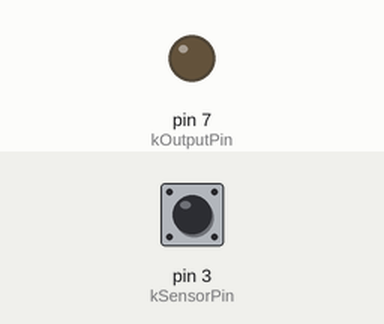
Recording of a sketch running on a simulated Arduino Nano, built with avr-gcc and run on an emulated ATmega328P. Shown: output pins drawn as LEDs (lit = HIGH). Dashed ring = blinking. The test bench sets the inputs (shaded band); at power-on: pin 3 (kSensorPin) HIGH.

Above: at 1.2 s.
1.3 s: pin 3 (kSensorPin) pulsed LOW 5 times (0.12 s each, 0.3 s apart)
At 2.24 s:
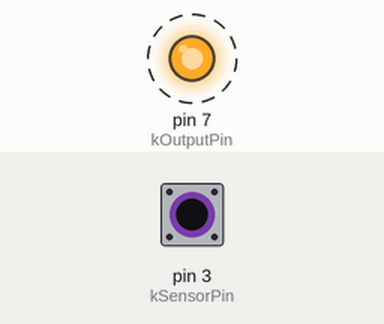
Timing chart, 0 to 5.0 s (numbered marks = the images above; inputs shaded):
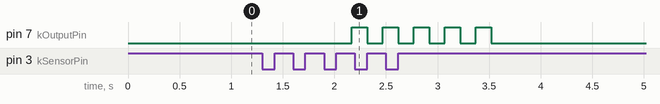

The sketch:

speed.ino
```cpp
// Repair a speedometer signal with one missing magnet out of eight.
// Target: 16 MHz Arduino Nano V3 / ATmega328P compatible clone.
//
// D3 must receive clean active-high pulses from the external Schmitt trigger.
// D7 must drive the speedometer through an electrically suitable interface.

#include <Arduino.h>
#include <util/atomic.h>

#include "SpeedEstimator.h"

namespace {

constexpr uint8_t kSensorPin = 3;
constexpr uint8_t kOutputPin = 7;
constexpr uint32_t kSignalTimeoutUs = 1000000UL;
constexpr uint8_t kIdleLevel = LOW;

// ISR-owned input state. The foreground loop copies it atomically.
volatile bool gHaveInputEdge = false;
volatile bool gNewGap = false;
volatile uint32_t gLastInputEdgeUs = 0;
volatile uint32_t gLatestGapUs = 0;

speedometer::SpeedEstimator gEstimator;
speedometer::OutputFrequencyLimiter gOutputFrequencyLimiter;

bool gOutputRunning = false;
bool gOutputHigh = false;
uint32_t gHalfPeriodUs = 0;
uint32_t gNextToggleUs = 0;

void stopOutput()
{
    gOutputRunning = false;
    gOutputHigh = false;
    digitalWrite(kOutputPin, kIdleLevel);
}

void startOrUpdateOutput(const uint32_t targetPeriodUs,
                         const uint32_t nowUs)
{
    const uint32_t limitedPeriodUs =
        gOutputFrequencyLimiter.update(targetPeriodUs, nowUs);
    const uint32_t halfPeriodUs = limitedPeriodUs / 2U;
    if (halfPeriodUs == 0) {
        stopOutput();
        return;
    }

    gHalfPeriodUs = halfPeriodUs;
    if (!gOutputRunning) {
        gOutputHigh = false;
        digitalWrite(kOutputPin, kIdleLevel);
        gNextToggleUs = micros() + gHalfPeriodUs;
        gOutputRunning = true;
    }
}

void updateOutput(const uint32_t nowUs)
{
    if (!gOutputRunning ||
        static_cast<int32_t>(nowUs - gNextToggleUs) < 0) {
        return;
    }

    // Normally one step is due. Accounting for more than one avoids a burst of
    // late transitions if an interrupt briefly delayed loop().
    const uint32_t steps =
        static_cast<uint32_t>(nowUs - gNextToggleUs) / gHalfPeriodUs + 1U;
    gNextToggleUs += steps * gHalfPeriodUs;
    if ((steps & 1U) != 0U) {
        gOutputHigh = !gOutputHigh;
        digitalWrite(kOutputPin, gOutputHigh ? HIGH : LOW);
    }
}

void resetAfterTimeout()
{
    ATOMIC_BLOCK(ATOMIC_RESTORESTATE)
    {
        gHaveInputEdge = false;
        gNewGap = false;
    }
    gEstimator.reset();
    gOutputFrequencyLimiter.reset();
    stopOutput();
}

void onSensorRising()
{
    // Guard: accept only the rising edges that start the observed high pulses.
    // The missing eighth pulse therefore appears as one 2T rising-edge gap.
    if (!(PIND & _BV(PIND3))) return;

    const uint32_t nowUs = micros();
    if (!gHaveInputEdge) {
        gLastInputEdgeUs = nowUs;
        gHaveInputEdge = true;
        return;
    }

    const uint32_t gapUs = nowUs - gLastInputEdgeUs;
    if (gapUs <= speedometer::SpeedEstimator::kMinimumGapUs) {
        return;
    }

    gLastInputEdgeUs = nowUs;
    gLatestGapUs = gapUs;
    gNewGap = true;
}

}  // namespace

void setup()
{
    pinMode(kOutputPin, OUTPUT);
    // The conditioned waveform is actively driven and idles LOW.
    pinMode(kSensorPin, INPUT);
    digitalWrite(kOutputPin, kIdleLevel);
    attachInterrupt(digitalPinToInterrupt(kSensorPin), onSensorRising, RISING);
}

void loop()
{
    bool haveInputEdge = false;
    bool haveNewGap = false;
    uint32_t lastInputEdgeUs = 0;
    uint32_t gapUs = 0;

    ATOMIC_BLOCK(ATOMIC_RESTORESTATE)
    {
        haveInputEdge = gHaveInputEdge;
        lastInputEdgeUs = gLastInputEdgeUs;
        haveNewGap = gNewGap;
        if (haveNewGap) {
            gapUs = gLatestGapUs;
            gNewGap = false;
        }
    }

    const uint32_t nowUs = micros();

    if (haveNewGap) {
        gEstimator.addGap(gapUs);
        if (gEstimator.ready()) {
            startOrUpdateOutput(gEstimator.periodUs(), nowUs);
        } else {
            // Keep the previous trusted frequency for reacquisition, but do
            // not let rejected time create permission for a large jump.
            gOutputFrequencyLimiter.hold(nowUs);
            stopOutput();
        }
    }

    if (haveInputEdge &&
        static_cast<uint32_t>(nowUs - lastInputEdgeUs) >= kSignalTimeoutUs) {
        resetAfterTimeout();
        return;
    }

    updateOutput(nowUs);
}
```

SpeedEstimator.h
```cpp
#ifndef SPEED_ESTIMATOR_H
#define SPEED_ESTIMATOR_H

#include <stdint.h>

namespace speedometer {

enum class GapResult : uint8_t {
    Candidate,
    Normal,
    OneMissing,
    Rejected
};

// Learns one normal sensor period and ignores a gap caused by one missing
// magnet. This intentionally handles only T and 2T gaps.
class SpeedEstimator {
public:
    static constexpr uint32_t kMinimumGapUs = 2500UL;
    static constexpr uint8_t kTolerancePercent = 20;

    SpeedEstimator() { reset(); }

    void reset()
    {
        haveCandidate_ = false;
        ready_ = false;
        candidateUs_ = 0;
        periodUs_ = 0;
    }

    GapResult addGap(const uint32_t gapUs)
    {
        if (gapUs <= kMinimumGapUs) {
            return GapResult::Rejected;
        }

        if (!ready_) {
            return acquire(gapUs);
        }

        if (near(gapUs, periodUs_)) {
            // Small IIR filter: follow real speed changes without copying every
            // few-microsecond edge variation to the output.
            if (gapUs >= periodUs_) {
                periodUs_ += (gapUs - periodUs_ + 2U) / 4U;
            } else {
                periodUs_ -= (periodUs_ - gapUs + 2U) / 4U;
            }
            return GapResult::Normal;
        }

        if (nearDouble(gapUs, periodUs_)) {
            // One magnet is missing. Keep the learned normal period; the output
            // generator continues through this doubled input gap.
            return GapResult::OneMissing;
        }

        // The signal no longer resembles T or 2T. Stop trusting the old speed
        // and use this gap as the first sample for reacquisition.
        ready_ = false;
        candidateUs_ = gapUs;
        haveCandidate_ = true;
        return GapResult::Rejected;
    }

    bool ready() const { return ready_; }
    uint32_t periodUs() const { return periodUs_; }

private:
    bool haveCandidate_;
    bool ready_;
    uint32_t candidateUs_;
    uint32_t periodUs_;

    static uint32_t difference(const uint32_t left, const uint32_t right)
    {
        return left >= right ? left - right : right - left;
    }

    static bool near(const uint32_t value, const uint32_t expected)
    {
        if (expected == 0) {
            return false;
        }
        return static_cast<uint64_t>(difference(value, expected)) * 100ULL <=
               static_cast<uint64_t>(expected) * kTolerancePercent;
    }

    static bool nearDouble(const uint32_t value, const uint32_t base)
    {
        const uint64_t expected = static_cast<uint64_t>(base) * 2ULL;
        const uint64_t difference =
            value >= expected ? static_cast<uint64_t>(value) - expected
                              : expected - value;
        return expected != 0 &&
               difference * 100ULL <= expected * kTolerancePercent;
    }

    GapResult acquire(const uint32_t gapUs)
    {
        if (!haveCandidate_) {
            candidateUs_ = gapUs;
            haveCandidate_ = true;
            return GapResult::Candidate;
        }

        const uint32_t shorterUs =
            gapUs < candidateUs_ ? gapUs : candidateUs_;
        const uint32_t longerUs =
            gapUs < candidateUs_ ? candidateUs_ : gapUs;

        if (near(longerUs, shorterUs)) {
            periodUs_ = static_cast<uint32_t>(
                (static_cast<uint64_t>(shorterUs) + longerUs + 1U) / 2U);
            ready_ = true;
            haveCandidate_ = false;
            return GapResult::Normal;
        }

        if (nearDouble(longerUs, shorterUs)) {
            const uint32_t normalizedLongerUs = longerUs / 2U;
            periodUs_ = static_cast<uint32_t>(
                (static_cast<uint64_t>(shorterUs) + normalizedLongerUs + 1U) /
                2U);
            ready_ = true;
            haveCandidate_ = false;
            return GapResult::OneMissing;
        }

        candidateUs_ = gapUs;
        return GapResult::Rejected;
    }
};

// Limits how quickly the generated output frequency can follow the estimator.
// The target remains input-derived; only its rate of change is constrained.
class OutputFrequencyLimiter {
public:
    static constexpr uint16_t kMaxChangePercentPerSecond = 100U;

    OutputFrequencyLimiter() { reset(); }

    void reset()
    {
        initialized_ = false;
        frequencyMilliHz_ = 0;
        lastUpdateUs_ = 0;
    }

    uint32_t update(const uint32_t targetPeriodUs, const uint32_t nowUs)
    {
        if (targetPeriodUs == 0) {
            return 0;
        }

        const uint32_t targetFrequencyMilliHz = periodToFrequency(targetPeriodUs);
        if (!initialized_) {
            initialized_ = true;
            frequencyMilliHz_ = targetFrequencyMilliHz;
            lastUpdateUs_ = nowUs;
            return targetPeriodUs;
        }

        const uint32_t elapsedUs = nowUs - lastUpdateUs_;
        lastUpdateUs_ = nowUs;

        if (targetFrequencyMilliHz == frequencyMilliHz_) {
            return frequencyToPeriod(frequencyMilliHz_);
        }

        uint32_t maximumChangeMilliHz = static_cast<uint32_t>(
            static_cast<uint64_t>(frequencyMilliHz_) *
            kMaxChangePercentPerSecond * elapsedUs / 100000000ULL);
        if (maximumChangeMilliHz == 0 && elapsedUs != 0) {
            // One milliHertz is the smallest representable adjustment.
            maximumChangeMilliHz = 1;
        }

        if (targetFrequencyMilliHz > frequencyMilliHz_) {
            const uint32_t requestedChange =
                targetFrequencyMilliHz - frequencyMilliHz_;
            frequencyMilliHz_ += requestedChange < maximumChangeMilliHz
                                     ? requestedChange
                                     : maximumChangeMilliHz;
        } else {
            const uint32_t requestedChange =
                frequencyMilliHz_ - targetFrequencyMilliHz;
            frequencyMilliHz_ -= requestedChange < maximumChangeMilliHz
                                     ? requestedChange
                                     : maximumChangeMilliHz;
        }

        return frequencyToPeriod(frequencyMilliHz_);
    }

    // An untrusted gap must not accumulate a large allowance for the next
    // update, but the last valid output frequency is retained for reacquisition.
    void hold(const uint32_t nowUs)
    {
        if (initialized_) {
            lastUpdateUs_ = nowUs;
        }
    }

private:
    static constexpr uint64_t kMicrosecondsMilliHz = 1000000000ULL;

    bool initialized_;
    uint32_t frequencyMilliHz_;
    uint32_t lastUpdateUs_;

    static uint32_t periodToFrequency(const uint32_t periodUs)
    {
        return static_cast<uint32_t>(
            (kMicrosecondsMilliHz + periodUs / 2U) / periodUs);
    }

    static uint32_t frequencyToPeriod(const uint32_t frequencyMilliHz)
    {
        return static_cast<uint32_t>(
            (kMicrosecondsMilliHz + frequencyMilliHz / 2U) /
            frequencyMilliHz);
    }
};

}  // namespace speedometer

#endif  // SPEED_ESTIMATOR_H
```

Measured:
- after the input at 1.3 s, pin 7 (kOutputPin): alternates HIGH for 0.15 s and LOW for 0.15 s, 10 changes in all, then stays LOW, starting after 0.87 s
